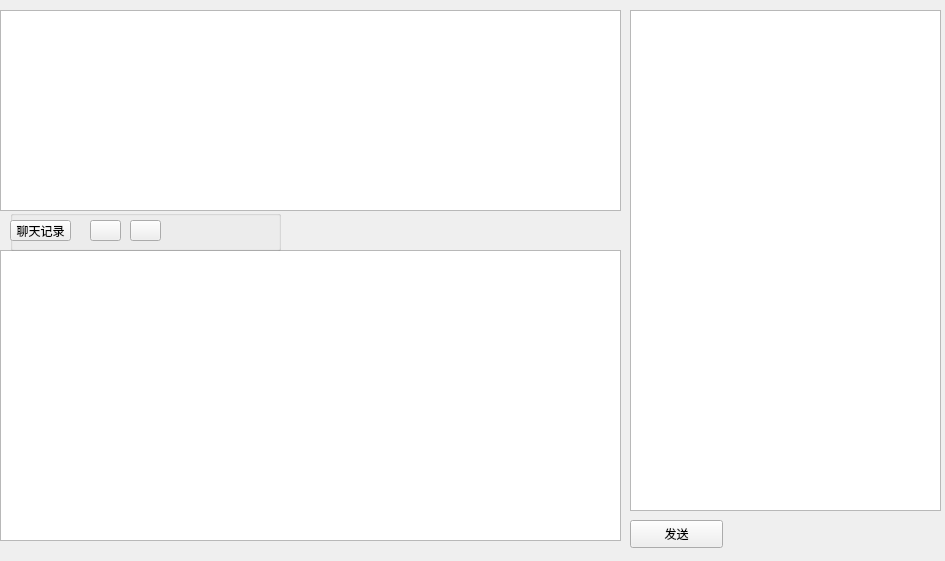
<?xml version="1.0" encoding="UTF-8"?>
<ui version="4.0">
 <class>ChatDialog</class>
 <widget class="QWidget" name="ChatDialog">
  <property name="geometry">
   <rect>
    <x>0</x>
    <y>0</y>
    <width>945</width>
    <height>561</height>
   </rect>
  </property>
  <property name="minimumSize">
   <size>
    <width>770</width>
    <height>561</height>
   </size>
  </property>
  <property name="windowTitle">
   <string>Form</string>
  </property>
  <widget class="QTextBrowser" name="tb_chat">
   <property name="geometry">
    <rect>
     <x>0</x>
     <y>10</y>
     <width>621</width>
     <height>201</height>
    </rect>
   </property>
  </widget>
  <widget class="QTextEdit" name="textEdit">
   <property name="geometry">
    <rect>
     <x>0</x>
     <y>250</y>
     <width>621</width>
     <height>291</height>
    </rect>
   </property>
  </widget>
  <widget class="QPushButton" name="pb_send">
   <property name="geometry">
    <rect>
     <x>630</x>
     <y>520</y>
     <width>93</width>
     <height>28</height>
    </rect>
   </property>
   <property name="text">
    <string>发送</string>
   </property>
  </widget>
  <widget class="QGroupBox" name="groupBox">
   <property name="geometry">
    <rect>
     <x>10</x>
     <y>210</y>
     <width>271</width>
     <height>41</height>
    </rect>
   </property>
   <property name="title">
    <string/>
   </property>
   <widget class="QPushButton" name="pb_chatHistory">
    <property name="geometry">
     <rect>
      <x>0</x>
      <y>10</y>
      <width>61</width>
      <height>21</height>
     </rect>
    </property>
    <property name="text">
     <string>聊天记录</string>
    </property>
   </widget>
   <widget class="QPushButton" name="pb_tool2">
    <property name="geometry">
     <rect>
      <x>80</x>
      <y>10</y>
      <width>31</width>
      <height>21</height>
     </rect>
    </property>
    <property name="text">
     <string/>
    </property>
   </widget>
   <widget class="QPushButton" name="pb_tool3">
    <property name="geometry">
     <rect>
      <x>120</x>
      <y>10</y>
      <width>31</width>
      <height>21</height>
     </rect>
    </property>
    <property name="text">
     <string/>
    </property>
   </widget>
  </widget>
  <widget class="QPlainTextEdit" name="plainTextEdit">
   <property name="geometry">
    <rect>
     <x>630</x>
     <y>10</y>
     <width>311</width>
     <height>501</height>
    </rect>
   </property>
  </widget>
 </widget>
 <resources/>
 <connections/>
</ui>
